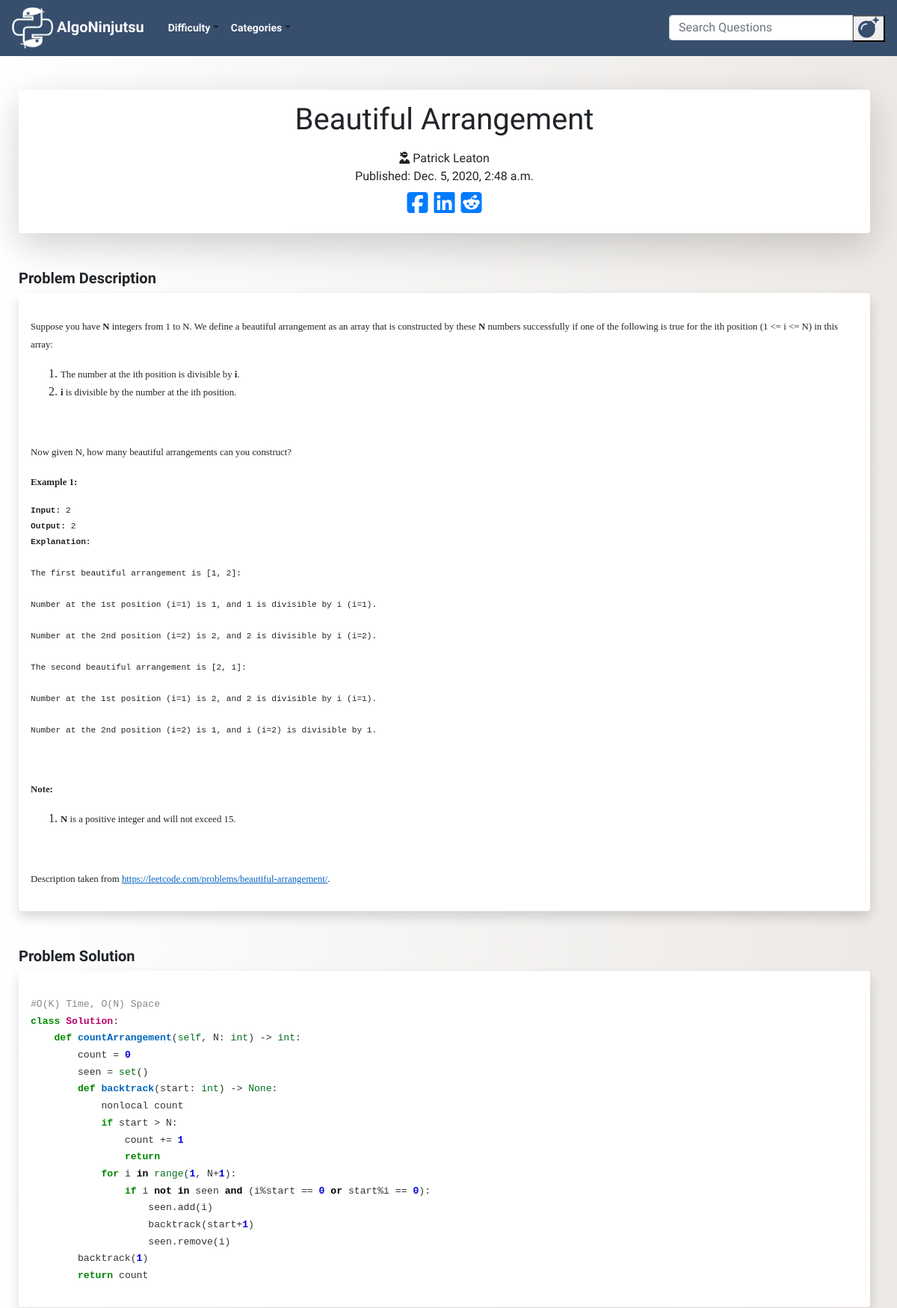
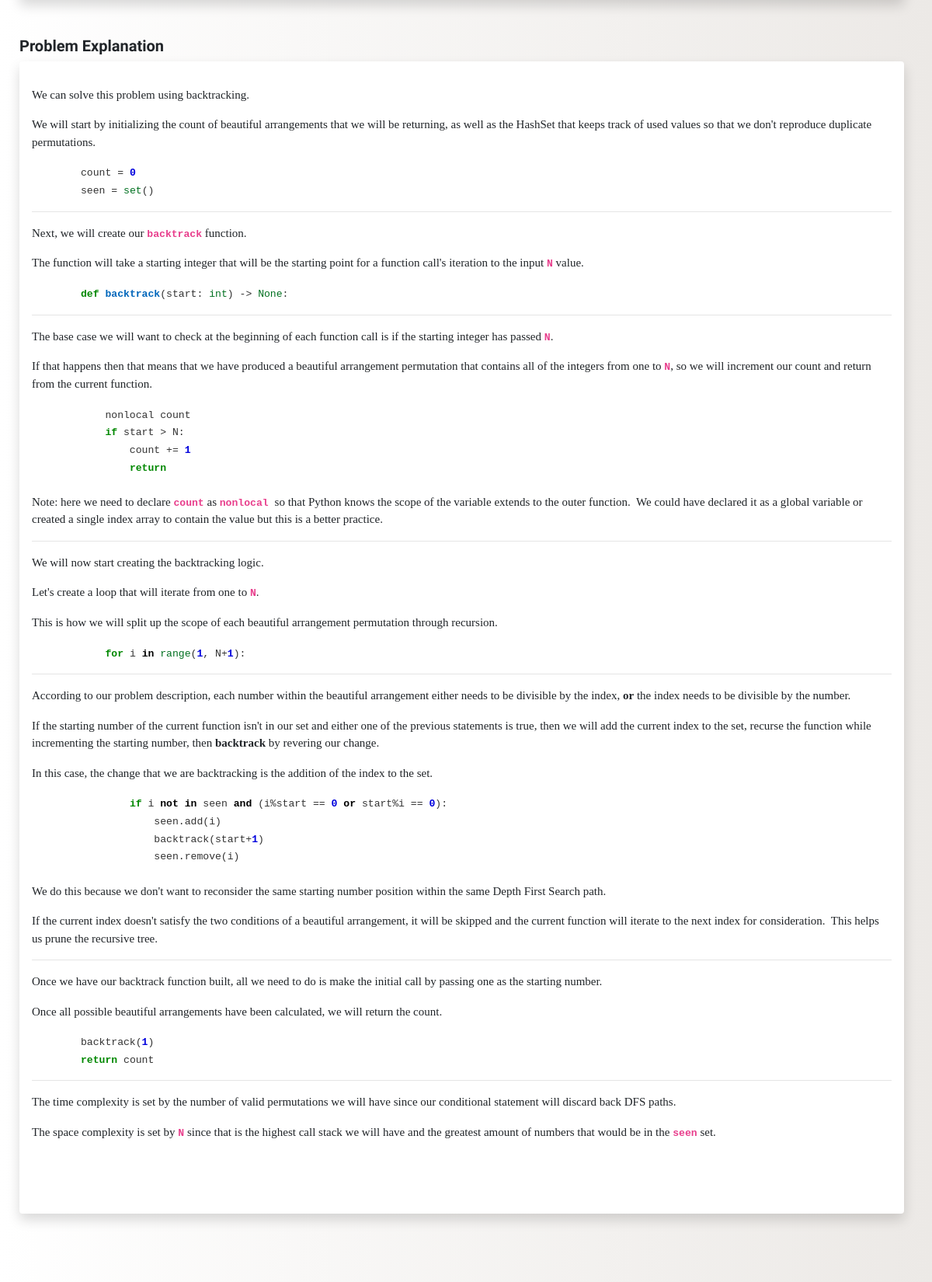
Page /post/108/ (upper part) on the committed database (2 pictures, top to bottom).
### blog/models.py (models this page shows, shortened)
class Post(models.Model):
    author = models.TextField()
    title = RichTextField()
    category = models.TextField(choices = CATEGORY_CHOICES, default = 'arrays')
    alt_category = models.TextField(choices = CATEGORY_CHOICES, blank=True, null = True)
    difficulty = models.TextField(choices = DIFFICULTY_CHOICES, default = 'easy')
    description = RichTextField()
    text = RichTextField()
    explanation = RichTextField()
    additional_notes = RichTextField(blank=True, null = True)
    published_date = models.DateTimeField(blank=True, null=True)

### blog/views.py (the view)
# urls.py: path('post/<int:pk>/', views.PostDetailView.as_view(), name='post_detail'),
class PostDetailView(DetailView):
    model = Post

### blog/templates/blog/post_detail.html (shortened to what this page needs)
{% extends 'blog/base.html' %}
{% block content %}
<div class="pops col-md-12">
  <div class="detail_title shadow-lg p-3 mb-5 bg-white rounded">
    <div align="center">
      <h1 class="posttitle">{{post.title|safe}}</h1>
      <i class="fas fa-user-ninja"></i>
      {{post.author}}
    </div>
    {% if post.published_date %}
    <div class="date postdate">
      Published: {{ post.published_date }}
    </div>
    {% else %}
    <a class="btn btn-default" href="{% url 'post_publish' pk=post.pk%}">Publish</a>
    {% endif %}
    <div class="fa-2x social_links" align="center">
      <a href="https://www.facebook.com/sharer/sharer.php?u={{request.build_absolute_uri}}">
        <i class="fab fa-facebook-square"></i>
      </a>
        <a href="https://www.linkedin.com/shareArticle?mini=true&url={{request.build_absolute_uri}}&title=Gaijin%20Gaming&summary=Check%20out%20this%20article%20from%20Gaijin%20Gaming%20&source={{request.build_absolute_uri}}">
        <i class="fab fa-linkedin"></i>
      </a>
      <a href="http://www.reddit.com/submit?url={{request.build_absolute_uri}}&title=Check%20out%20this%20article%20from%20Gaijin%20Gaming">
        <i class="fab fa-reddit-square"></i>
      </a>
     </div>
  </div>
<h5><b>Problem Description</b></h5>
  <div class="postdescription shadow p-3 mb-5 bg-white rounded">
      <p>{{ post.description|safe}}</p>
  </div>
<h5><b>Problem Solution</b></h5>
  <div class="posttext shadow p-3 mb-5 bg-white rounded">
      <p>{{ post.text|safe}}</p>
  </div>
<h5><b>Problem Explanation</b></h5>
<div class="postexplanation shadow p-3 mb-5 bg-white rounded">
    <p>{{ post.explanation|safe}}</p>
</div>
  </div>
  {% endblock %}

### blog/static/css/blog.css (style rules this page uses)
body { padding-top: 120px; font-family: 'Special Elite', cursive; background: #ECE9E6; background: -webkit-linear-gradient(to right, #FFFFFF, #ECE9E6); background: linear-gradient(to right, #FFFFFF, #ECE9E6); width:97%; }
.pops { padding-left: 30px; }
.postdate { text-align: center; }
.posttext { font-family: verdana; font-size: 15px; }
.postdescription { font-family: verdana; }
.postexplanation { font-family: verdana; font-size: 15px; }

### rows in the picture
Post: title "Beautiful Arrangement", author "Patrick Leaton", published_date "Dec. 5, 2020, 2:48 a.m.", description "Suppose you have N integers from 1 to N. We define a beautiful arrangement as an array that is constructed by these N numbers successfully if one of the following is true for the ith position (1 <= i <= N) in this array: The number at the ith position is divisible by i . i is divisible by the number at the ith position. Now given N, how many beautiful arrangements can you construct? Example 1: Input: 2 Output: 2 Explanation: The first beautiful arrangement is [1, 2]: Number at the 1st position (i=1) is 1, and 1 is divisible by i (i=1). Number at the 2nd position (i=2) is 2, and 2 is divisible by i (i=2). The second beautiful arrangement is [2, 1]: Number at the 1st position (i=1) is 2, and…", text "#O(K) Time, O(N) Space class Solution : def countArrangement ( self , N: int ) -> int : count = 0 seen = set () def backtrack (start: int ) -> None : nonlocal count if start > N: count += 1 return for i in range ( 1 , N+ 1 ): if i not in seen and (i%start == 0 or start%i == 0 ): seen.add(i) backtrack(start+ 1 ) seen.remove(i) backtrack( 1 ) return count", explanation "We can solve this problem using backtracking. We will start by initializing the count of beautiful arrangements that we will be returning, as well as the HashSet that keeps track of used values so that we don't reproduce duplicate permutations. count = 0 seen = set () Next, we will create our backtrack function. The function will take a starting integer that will be the starting point for a function call's iteration to the input N value. def backtrack (start: int ) -> None : The base case we will want to check at the beginning of each function call is if the starting integer has passed N . If that happens then that means that we have produced a beautiful arrangement permutation that…"
